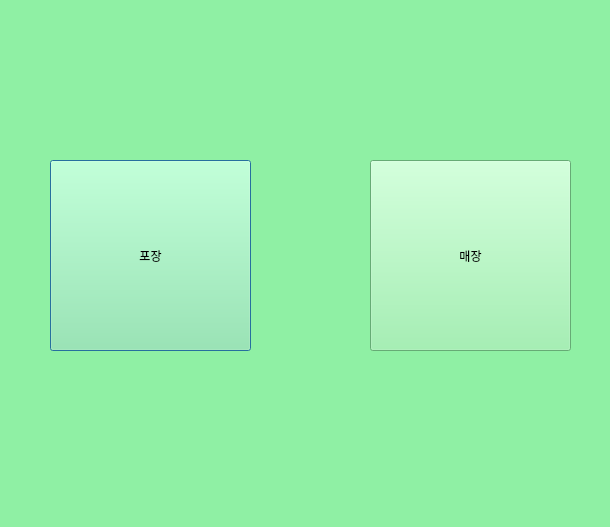
<?xml version="1.0" encoding="UTF-8"?>
<ui version="4.0">
 <class>Dialog</class>
 <widget class="QDialog" name="Dialog">
  <property name="geometry">
   <rect>
    <x>0</x>
    <y>0</y>
    <width>610</width>
    <height>527</height>
   </rect>
  </property>
  <property name="windowTitle">
   <string>Dialog</string>
  </property>
  <property name="styleSheet">
   <string notr="true">background-color: rgb(143, 240, 164);</string>
  </property>
  <widget class="QPushButton" name="take_out_btn">
   <property name="geometry">
    <rect>
     <x>50</x>
     <y>160</y>
     <width>201</width>
     <height>191</height>
    </rect>
   </property>
   <property name="text">
    <string>포장</string>
   </property>
  </widget>
  <widget class="QPushButton" name="dine_btn">
   <property name="geometry">
    <rect>
     <x>370</x>
     <y>160</y>
     <width>201</width>
     <height>191</height>
    </rect>
   </property>
   <property name="text">
    <string>매장</string>
   </property>
  </widget>
 </widget>
 <resources/>
 <connections/>
</ui>
